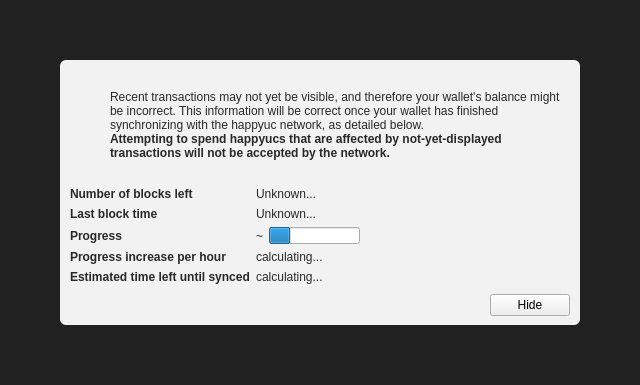
<?xml version="1.0" encoding="UTF-8"?>
<ui version="4.0">
 <class>ModalOverlay</class>
 <widget class="ModalOverlay" name="ModalOverlay">
  <property name="geometry">
   <rect>
    <x>0</x>
    <y>0</y>
    <width>640</width>
    <height>385</height>
   </rect>
  </property>
  <property name="windowTitle">
   <string>Form</string>
  </property>
  <layout class="QVBoxLayout" name="verticalLayout" stretch="0">
   <property name="sizeConstraint">
    <enum>QLayout::SetDefaultConstraint</enum>
   </property>
   <property name="leftMargin">
    <number>0</number>
   </property>
   <property name="topMargin">
    <number>0</number>
   </property>
   <property name="rightMargin">
    <number>0</number>
   </property>
   <property name="bottomMargin">
    <number>0</number>
   </property>
   <item>
    <widget class="QWidget" name="bgWidget" native="true">
     <property name="styleSheet">
      <string notr="true">#bgWidget { background: rgba(0,0,0,220); }</string>
     </property>
     <layout class="QVBoxLayout" name="verticalLayoutMain" stretch="1">
      <property name="leftMargin">
       <number>60</number>
      </property>
      <property name="topMargin">
       <number>60</number>
      </property>
      <property name="rightMargin">
       <number>60</number>
      </property>
      <property name="bottomMargin">
       <number>60</number>
      </property>
      <item>
       <widget class="QWidget" name="contentWidget" native="true">
        <property name="styleSheet">
         <string notr="true">#contentWidget { background: rgba(255,255,255,240); border-radius: 6px; }

QLabel { color: rgb(40,40,40);  }</string>
        </property>
        <layout class="QVBoxLayout" name="verticalLayoutSub" stretch="1,0,0,0">
         <property name="spacing">
          <number>0</number>
         </property>
         <property name="leftMargin">
          <number>10</number>
         </property>
         <property name="topMargin">
          <number>10</number>
         </property>
         <property name="rightMargin">
          <number>10</number>
         </property>
         <property name="bottomMargin">
          <number>10</number>
         </property>
         <item>
          <layout class="QHBoxLayout" name="horizontalLayoutIconText" stretch="0,1">
           <property name="topMargin">
            <number>20</number>
           </property>
           <item>
            <layout class="QVBoxLayout" name="verticalLayoutIcon">
             <property name="leftMargin">
              <number>0</number>
             </property>
             <item>
              <widget class="QPushButton" name="warningIcon">
               <property name="enabled">
                <bool>false</bool>
               </property>
               <property name="text">
                <string/>
               </property>
               <property name="icon">
                <iconset>
                 <normaloff>:/icons/warning</normaloff>
                 <disabledoff>:/icons/warning</disabledoff>:/icons/warning</iconset>
               </property>
               <property name="iconSize">
                <size>
                 <width>48</width>
                 <height>48</height>
                </size>
               </property>
               <property name="flat">
                <bool>true</bool>
               </property>
              </widget>
             </item>
             <item>
              <spacer name="verticalSpacerWarningIcon">
               <property name="orientation">
                <enum>Qt::Vertical</enum>
               </property>
               <property name="sizeHint" stdset="0">
                <size>
                 <width>20</width>
                 <height>40</height>
                </size>
               </property>
              </spacer>
             </item>
            </layout>
           </item>
           <item>
            <layout class="QVBoxLayout" name="verticalLayoutInfoText">
             <property name="leftMargin">
              <number>0</number>
             </property>
             <property name="topMargin">
              <number>0</number>
             </property>
             <item>
              <widget class="QLabel" name="infoText">
               <property name="text">
                <string>Recent transactions may not yet be visible, and therefore your wallet's balance might be incorrect. This information will be correct once your wallet has finished synchronizing with the happyuc network, as detailed below.</string>
               </property>
               <property name="textFormat">
                <enum>Qt::RichText</enum>
               </property>
               <property name="wordWrap">
                <bool>true</bool>
               </property>
              </widget>
             </item>
             <item>
              <widget class="QLabel" name="infoTextStrong">
               <property name="font">
                <font>
                 <weight>75</weight>
                 <bold>true</bold>
                </font>
               </property>
               <property name="text">
                <string>Attempting to spend happyucs that are affected by not-yet-displayed transactions will not be accepted by the network.</string>
               </property>
               <property name="textFormat">
                <enum>Qt::RichText</enum>
               </property>
               <property name="wordWrap">
                <bool>true</bool>
               </property>
              </widget>
             </item>
             <item>
              <spacer name="verticalSpacerInTextSpace">
               <property name="orientation">
                <enum>Qt::Vertical</enum>
               </property>
               <property name="sizeHint" stdset="0">
                <size>
                 <width>20</width>
                 <height>40</height>
                </size>
               </property>
              </spacer>
             </item>
            </layout>
           </item>
          </layout>
         </item>
         <item>
          <spacer name="verticalSpacerAfterText">
           <property name="orientation">
            <enum>Qt::Vertical</enum>
           </property>
           <property name="sizeHint" stdset="0">
            <size>
             <width>20</width>
             <height>40</height>
            </size>
           </property>
          </spacer>
         </item>
         <item>
          <layout class="QFormLayout" name="formLayout">
           <property name="fieldGrowthPolicy">
            <enum>QFormLayout::FieldsStayAtSizeHint</enum>
           </property>
           <property name="horizontalSpacing">
            <number>6</number>
           </property>
           <property name="verticalSpacing">
            <number>6</number>
           </property>
           <property name="topMargin">
            <number>10</number>
           </property>
           <item row="0" column="0">
            <widget class="QLabel" name="labelNumberOfBlocksLeft">
             <property name="font">
              <font>
               <weight>75</weight>
               <bold>true</bold>
              </font>
             </property>
             <property name="text">
              <string>Number of blocks left</string>
             </property>
            </widget>
           </item>
           <item row="0" column="1">
            <widget class="QLabel" name="numberOfBlocksLeft">
             <property name="text">
              <string>Unknown...</string>
             </property>
            </widget>
           </item>
           <item row="1" column="0">
            <widget class="QLabel" name="labelLastBlockTime">
             <property name="font">
              <font>
               <weight>75</weight>
               <bold>true</bold>
              </font>
             </property>
             <property name="text">
              <string>Last block time</string>
             </property>
            </widget>
           </item>
           <item row="1" column="1">
            <widget class="QLabel" name="newestBlockDate">
             <property name="sizePolicy">
              <sizepolicy hsizetype="Maximum" vsizetype="Preferred">
               <horstretch>0</horstretch>
               <verstretch>0</verstretch>
              </sizepolicy>
             </property>
             <property name="text">
              <string>Unknown...</string>
             </property>
            </widget>
           </item>
           <item row="2" column="0">
            <widget class="QLabel" name="labelSyncDone">
             <property name="font">
              <font>
               <weight>75</weight>
               <bold>true</bold>
              </font>
             </property>
             <property name="text">
              <string>Progress</string>
             </property>
            </widget>
           </item>
           <item row="2" column="1">
            <layout class="QHBoxLayout" name="horizontalLayoutSync" stretch="0,1">
             <item>
              <widget class="QLabel" name="percentageProgress">
               <property name="text">
                <string notr="true">~</string>
               </property>
              </widget>
             </item>
             <item>
              <widget class="QProgressBar" name="progressBar">
               <property name="value">
                <number>24</number>
               </property>
               <property name="format">
                <string/>
               </property>
              </widget>
             </item>
            </layout>
           </item>
           <item row="4" column="0">
            <widget class="QLabel" name="labelProgressIncrease">
             <property name="font">
              <font>
               <weight>75</weight>
               <bold>true</bold>
              </font>
             </property>
             <property name="text">
              <string>Progress increase per hour</string>
             </property>
            </widget>
           </item>
           <item row="4" column="1">
            <widget class="QLabel" name="progressIncreasePerH">
             <property name="text">
              <string>calculating...</string>
             </property>
            </widget>
           </item>
           <item row="5" column="0">
            <widget class="QLabel" name="labelEstimatedTimeLeft">
             <property name="font">
              <font>
               <weight>75</weight>
               <bold>true</bold>
              </font>
             </property>
             <property name="text">
              <string>Estimated time left until synced</string>
             </property>
            </widget>
           </item>
           <item row="5" column="1">
            <widget class="QLabel" name="expectedTimeLeft">
             <property name="text">
              <string>calculating...</string>
             </property>
            </widget>
           </item>
          </layout>
         </item>
         <item>
          <layout class="QHBoxLayout" name="horizontalLayoutButtons">
           <property name="leftMargin">
            <number>10</number>
           </property>
           <property name="topMargin">
            <number>10</number>
           </property>
           <item>
            <spacer name="horizontalSpacer">
             <property name="orientation">
              <enum>Qt::Horizontal</enum>
             </property>
             <property name="sizeHint" stdset="0">
              <size>
               <width>40</width>
               <height>20</height>
              </size>
             </property>
            </spacer>
           </item>
           <item>
            <widget class="QPushButton" name="closeButton">
             <property name="text">
              <string>Hide</string>
             </property>
            </widget>
           </item>
          </layout>
         </item>
        </layout>
       </widget>
      </item>
     </layout>
    </widget>
   </item>
  </layout>
 </widget>
 <customwidgets>
  <customwidget>
   <class>ModalOverlay</class>
   <extends>QWidget</extends>
   <header>modaloverlay.h</header>
   <container>1</container>
  </customwidget>
 </customwidgets>
 <resources/>
 <connections/>
</ui>
